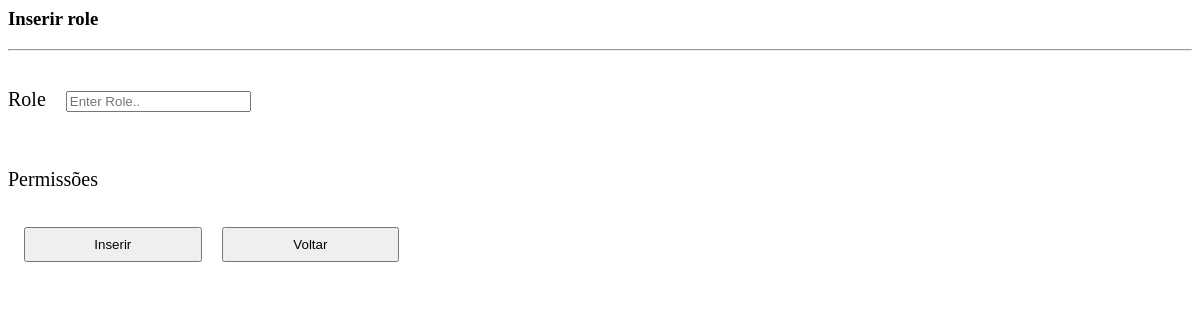
/backoffice/content/roles/insert.php, run on an earlier commit of the app's database.
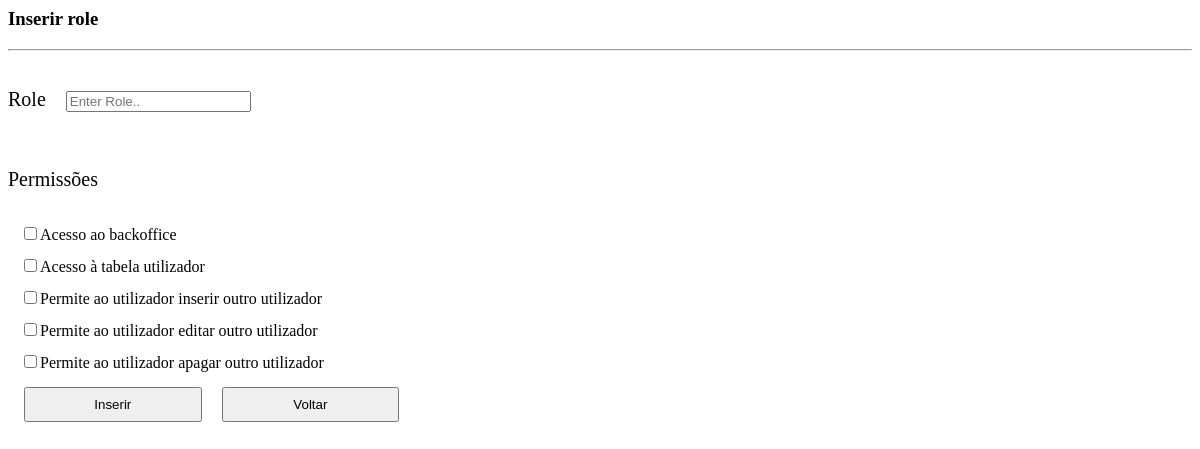
And on a later commit of the database.
### tables this page shows
CREATE TABLE IF NOT EXISTS `permission` (
  `id` int(11) NOT NULL AUTO_INCREMENT,
  `tag` varchar(50) DEFAULT NULL,
  `description` varchar(255) DEFAULT NULL,
  PRIMARY KEY (`id`) USING BTREE
);

### backoffice/content/roles/insert.php (the view, shortened to what this page needs)
<div>
    <h3 style="text-align:left;">Inserir role</h3>
    <hr>
    <form method="post">
        <div style="margin-top: 0.5rem; line-height: 2;">
            <div>
                <p>Role</p>
                <input class="input-long-text" type="text" placeholder="Enter Role.." name="role" required>
            </div>
            <div>
                <p>Permissões</p>
            </div>
            <div>
                <?php
                $query = "SELECT * FROM permission order by id;";
                if ($show = mysqli_query($conn, $query)) {
                    while ($row = mysqli_fetch_assoc($show))
                        echo "<input type='checkbox' name='permissionlist[]' value='" . $row['id'] . "'>" . $row['description'] . "</input> <br>";
                } else {
                    echo "Não foram encontrados registos.";
                }
                ?>
            </div>
        </div>
        <div style="margin-top: 0.5rem;">
            <input class="insert-button" style="padding: 0.5rem; width:15%!important;" type="submit" value="Inserir">
            <a href="?p=5"><input class="return-button" style="width:15%!important; padding: 0.5rem;" type="button" value="Voltar"></a>
        </div>
    </form>
</div>

What changed in the data, as far as the page shows it:
added permission: description "Acesso ao backoffice"
added permission: description "Acesso à tabela utilizador"
added permission: description "Permite ao utilizador inserir outro utilizador"
added permission: description "Permite ao utilizador editar outro utilizador"
added permission: description "Permite ao utilizador apagar outro utilizador"
